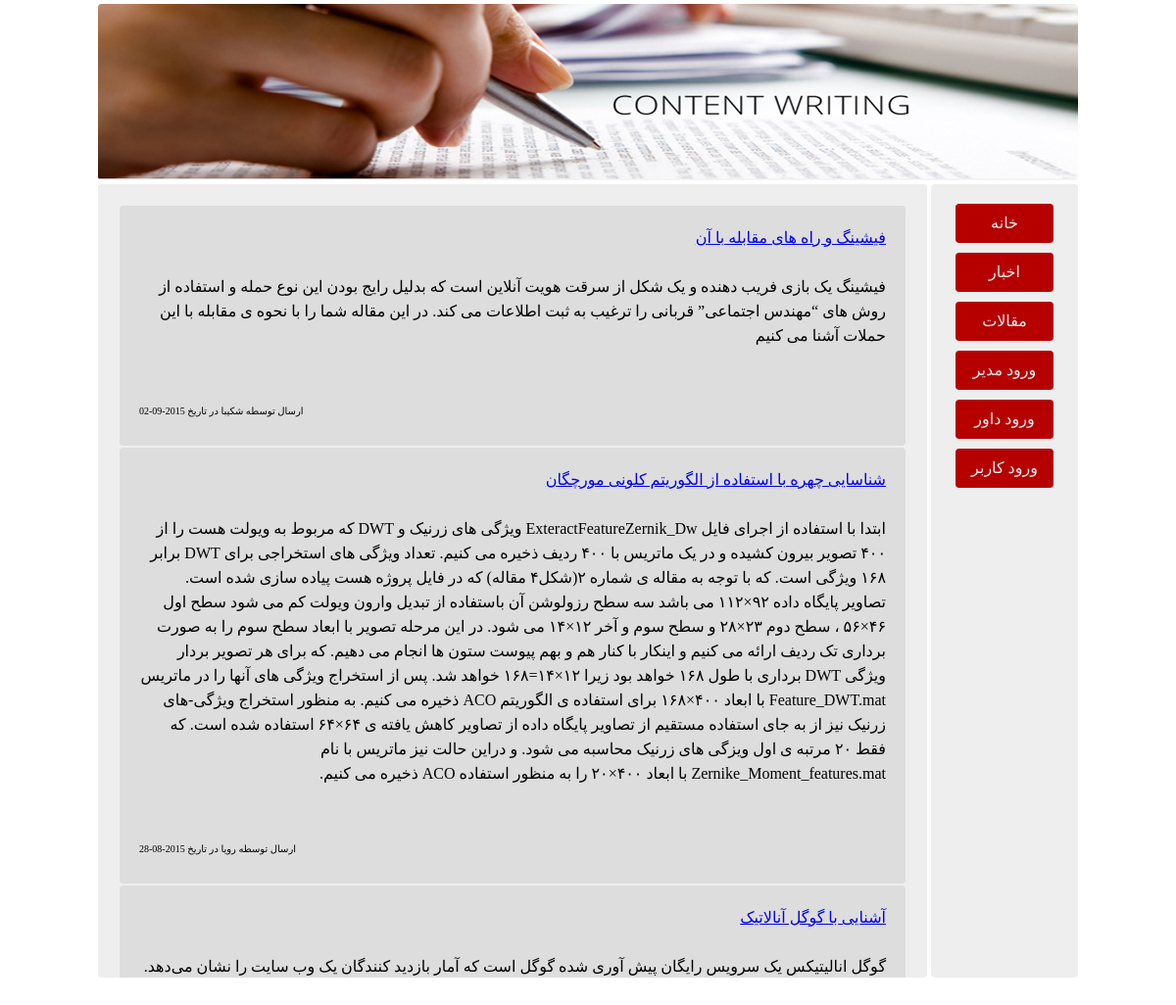
The app's page /papers.php with its own data.
### tables this page shows
CREATE TABLE IF NOT EXISTS `papers` (
  `id` int(11) NOT NULL AUTO_INCREMENT,
  `user` int(11) NOT NULL,
  `subject` varchar(1024) NOT NULL,
  `date` date NOT NULL,
  `summary` varchar(10240) NOT NULL,
  `accept` int(11) DEFAULT NULL,
  PRIMARY KEY (`id`)
);

CREATE TABLE IF NOT EXISTS `users` (
  `id` int(11) NOT NULL AUTO_INCREMENT,
  `name` varchar(20) NOT NULL,
  `family` varchar(20) NOT NULL,
  `username` varchar(20) NOT NULL,
  `password` varchar(20) NOT NULL,
  `tel` int(11) NOT NULL,
  `email` text NOT NULL,
  `address` varchar(20) NOT NULL,
  `degree` varchar(20) NOT NULL,
  `accept` int(11) NOT NULL,
  PRIMARY KEY (`id`)
);

### src/papers.php (the view)
<?php
include "com/conn.php";
include "com/home.php";
$sql = "
    SELECT
        papers.id,
        users.name,
        papers.date,
        papers.subject,
        papers.summary
    FROM
        papers
    JOIN
        users
    ON
        papers.user = users.id
    WHERE
        papers.accept = 1
    ORDER BY
        papers.id DESC";
$res = $db->query($sql);
$res = $res->fetchAll();
?>
<div id="content">
    <table>
        <?php foreach ($res as $row) { ?>
            <tr>
                <td class="row">
                    <a href="paper.php?paper=<?php echo $row['id'] ?>">
                        <span><?php echo $row['subject'] ?></span>
                    </a><br><br>
                    <span><?php echo $row['summary'] ?></span><br><br><br>
                    <span class="author">ارسال توسطه <?php echo $row['name'] ?> در تاریخ <?php echo $row['date'] ?></span>
                </td>
            </tr>
        <?php } ?>
    </table>
</div>

### src/css/index.css (style rules this page uses)
body { margin-bottom: 20px; margin-right: auto; text-align: center; margin-left: auto; margin-top: 4px; width: 1000px; padding: 0; }
#nav, #footer, #content { background-color: #EEE; border-radius: 4px; padding-top: 20px; }
#content { margin-right: 154px; padding-right: 20px; padding-left: 20px; text-align: right; overflow: auto; height: 790px; width: 806px; line-height: 25px; }
table { width: 100%; }
td.row { background-color: #DDD; border-radius: 4px; padding: 20px; }
.author { font-size: 10px; line-height: 30px; float: left; }

### records on screen
papers: subject "فیشینگ و راه های مقابله با آن", summary "فیشینگ یک بازی فریب دهنده و یک شکل از سرقت هویت آنلاین است که بدلیل رایج بودن این نوع حمله و استفاده از روش های “مهندس اجتماعی” قربانی را ترغیب به ثبت اطلاعات می کند. در این مقاله شما را با نحوه ی مقابله با این حملات آشنا می کنیم", users.name "شکیبا", date "2015-09-02"
papers: subject "شناسایی چهره با استفاده از الگوریتم کلونی مورچگان", summary "ابتدا با استفاده از اجرای فایل ExteractFeatureZernik_Dw ویژگی های زرنیک و DWT که مربوط به ویولت هست را از ۴۰۰ تصویر بیرون کشیده و در یک ماتریس با ۴۰۰ ردیف ذخیره می کنیم. تعداد ویژگی های استخراجی برای DWT برابر ۱۶۸ ویژگی است. که با توجه به مقاله ی شماره ۲(شکل۴ مقاله) که در فایل پروژه هست پیاده سازی شده است. تصاویر پایگاه داده ۹۲×۱۱۲ می باشد سه سطح رزولوشن آن باستفاده از تبدیل وارون ویولت کم می شود سطح اول ۴۶×۵۶ ، سطح دوم ۲۳×۲۸ و سطح سوم و آخر ۱۲×۱۴ می شود. در این مرحله تصویر با ابعاد سطح سوم را به صورت برداری تک ردیف ارائه می کنیم و اینکار با کنار هم و بهم پیوست ستون ها انجام می دهیم. که برای هر تصویر بردار ویژگی DWT برداری با طول ۱۶۸ خواهد بود زیرا ۱۲×۱۴=۱۶۸ خواهد شد. پس از استخراج ویژگی…", users.name "رویا", date "2015-08-28"
papers: subject "آشنایی با گوگل آنالاتیک", summary "گوگل انالیتیکس یک سرویس رایگان پیش آوری شده گوگل است که آمار بازدید کنندگان یک وب سایت را نشان می‌دهد.…"
